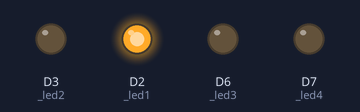
A program run on a simulated ESP8266 (NodeMCU). Shown: output pins drawn as LEDs (lit = HIGH).

Above: at 0.12 s.
At 0.87 s:
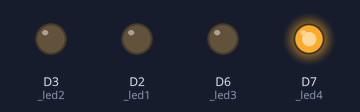
At 1.37 s:
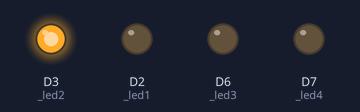
At 2.62 s:
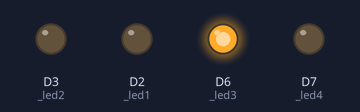
Timing chart, 0 to 3.0 s (numbered marks = the images above):
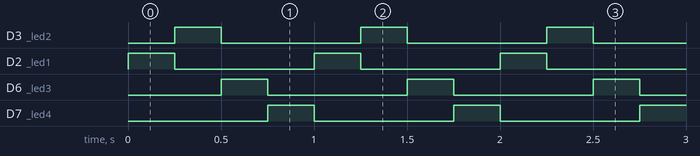

Measured:
- by itself, D3 (_led2), D2 (_led1), D6 (_led3), D7 (_led4): alternates HIGH for 0.25 s and LOW for 0.75 s
- by itself, everything shown: repeats every 1.0 s, in 4 steps

The program:

main.cpp
```cpp
#include <Arduino.h>

#define _led1 D2
#define _led2 D3
#define _led3 D6
#define _led4 D7

String state;
int blink_count = 0;

void setup()
{
  Serial.begin(115200);
  pinMode(_led1, OUTPUT);
  pinMode(_led2, OUTPUT);
  pinMode(_led3, OUTPUT);
  pinMode(_led4, OUTPUT);
  state = "led-1";
}

void loop()
{
  if (state == "led-1")
  {
    digitalWrite(_led4, LOW);
    digitalWrite(_led1, HIGH);
    state = "led-2";
    delay(250);
  }
  else if (state == "led-2")
  {
    digitalWrite(_led1, LOW);
    digitalWrite(_led2, HIGH);
    state = "led-3";
    delay(250);
  }
  else if (state == "led-3")
  {
    digitalWrite(_led2, LOW);
    digitalWrite(_led3, HIGH);
    state = "led-4";
    delay(250);
  }
  else if (state == "led-4")
  {
    digitalWrite(_led3, LOW);
    digitalWrite(_led4, HIGH);
    state = "led-1";
    delay(250);
  }
}
```
